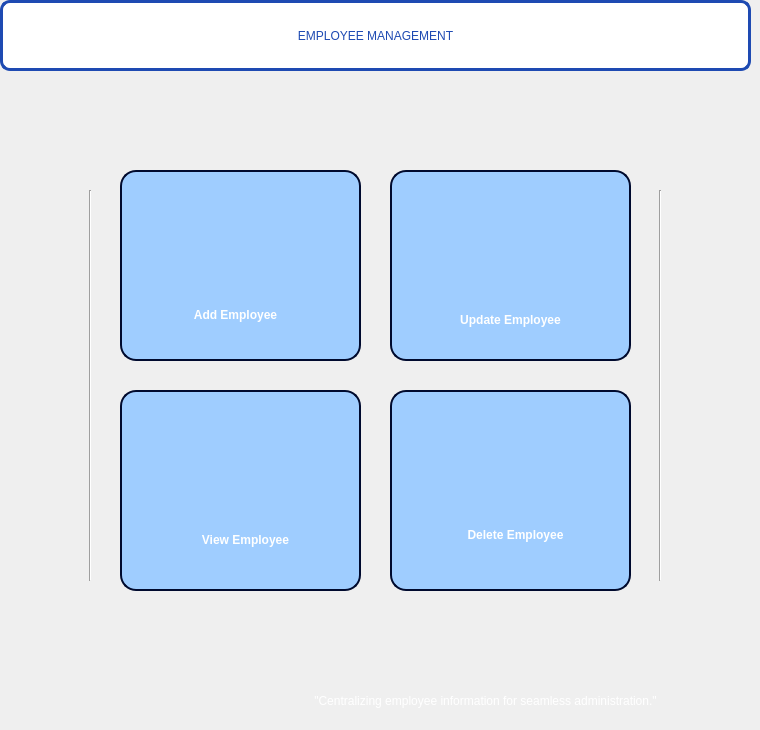
    <widget class="QWidget" name="pageManageEmp">
     <widget class="QFrame" name="frameAdd">
      <property name="geometry">
       <rect>
        <x>120</x>
        <y>170</y>
        <width>241</width>
        <height>191</height>
       </rect>
      </property>
      <property name="styleSheet">
       <string notr="true">border-radius: 16px;
color: rgb(255, 255, 255);
background-color: rgb(159, 205, 255);
border: 2px solid  rgb(0, 10, 46);
</string>
      </property>
      <property name="frameShape">
       <enum>QFrame::WinPanel</enum>
      </property>
      <property name="frameShadow">
       <enum>QFrame::Raised</enum>
      </property>
      <widget class="QLabel" name="label_8">
       <property name="geometry">
        <rect>
         <x>70</x>
         <y>30</y>
         <width>91</width>
         <height>71</height>
        </rect>
       </property>
       <property name="styleSheet">
        <string notr="true">border: none;
</string>
       </property>
       <property name="text">
        <string/>
       </property>
       <property name="pixmap">
        <pixmap>../../Downloads/staff (1).png</pixmap>
       </property>
       <property name="scaledContents">
        <bool>true</bool>
       </property>
      </widget>
      <widget class="QLabel" name="label_13">
       <property name="geometry">
        <rect>
         <x>30</x>
         <y>130</y>
         <width>171</width>
         <height>31</height>
        </rect>
       </property>
       <property name="styleSheet">
        <string notr="true">border: none;
font: 13pt &quot;Times New Roman&quot;;
color: rgb(255, 255, 255);</string>
       </property>
       <property name="text">
        <string>&lt;html&gt;&lt;head/&gt;&lt;body&gt;&lt;p align=&quot;center&quot;&gt;&lt;span style=&quot; font-weight:600;&quot;&gt;Add Employee&lt;/span&gt;&lt;/p&gt;&lt;/body&gt;&lt;/html&gt;</string>
       </property>
      </widget>
     </widget>
     <widget class="QFrame" name="frameUpdate">
      <property name="geometry">
       <rect>
        <x>390</x>
        <y>170</y>
        <width>241</width>
        <height>191</height>
       </rect>
      </property>
      <property name="styleSheet">
       <string notr="true">border-radius: 16px;
color: rgb(255, 255, 255);
background-color: rgb(159, 205, 255);
border: 2px solid  rgb(0, 10, 46);
</string>
      </property>
      <property name="frameShape">
       <enum>QFrame::WinPanel</enum>
      </property>
      <property name="frameShadow">
       <enum>QFrame::Raised</enum>
      </property>
      <widget class="QLabel" name="label_15">
       <property name="geometry">
        <rect>
         <x>30</x>
         <y>130</y>
         <width>181</width>
         <height>41</height>
        </rect>
       </property>
       <property name="styleSheet">
        <string notr="true">border: none;
font: 13pt &quot;Times New Roman&quot;;
color: rgb(255, 255, 255);</string>
       </property>
       <property name="text">
        <string>&lt;html&gt;&lt;head/&gt;&lt;body&gt;&lt;p align=&quot;center&quot;&gt;&lt;span style=&quot; font-weight:600;&quot;&gt;Update Employee&lt;/span&gt;&lt;/p&gt;&lt;/body&gt;&lt;/html&gt;</string>
       </property>
      </widget>
      <widget class="QLabel" name="label_12">
       <property name="geometry">
        <rect>
         <x>80</x>
         <y>30</y>
         <width>81</width>
         <height>71</height>
        </rect>
       </property>
       <property name="styleSheet">
        <string notr="true">border: none;</string>
       </property>
       <property name="text">
        <string/>
       </property>
       <property name="pixmap">
        <pixmap>../../Downloads/update-list.png</pixmap>
       </property>
       <property name="scaledContents">
        <bool>true</bool>
       </property>
      </widget>
     </widget>
     <widget class="QFrame" name="frameView">
      <property name="geometry">
       <rect>
        <x>120</x>
        <y>390</y>
        <width>241</width>
        <height>201</height>
       </rect>
      </property>
      <property name="styleSheet">
       <string notr="true">border-radius: 16px;
color: rgb(255, 255, 255);
background-color: rgb(159, 205, 255);
border: 2px solid  rgb(0, 10, 46);
</string>
      </property>
      <property name="frameShape">
       <enum>QFrame::WinPanel</enum>
      </property>
      <property name="frameShadow">
       <enum>QFrame::Raised</enum>
      </property>
      <widget class="QLabel" name="label_16">
       <property name="geometry">
        <rect>
         <x>40</x>
         <y>130</y>
         <width>171</width>
         <height>41</height>
        </rect>
       </property>
       <property name="styleSheet">
        <string notr="true">border: none;
font: 13pt &quot;Times New Roman&quot;;
color: rgb(255, 255, 255);</string>
       </property>
       <property name="text">
        <string>&lt;html&gt;&lt;head/&gt;&lt;body&gt;&lt;p align=&quot;center&quot;&gt;&lt;span style=&quot; font-weight:600;&quot;&gt;View Employee&lt;/span&gt;&lt;/p&gt;&lt;/body&gt;&lt;/html&gt;</string>
       </property>
      </widget>
      <widget class="QLabel" name="label_14">
       <property name="geometry">
        <rect>
         <x>90</x>
         <y>40</y>
         <width>71</width>
         <height>71</height>
        </rect>
       </property>
       <property name="styleSheet">
        <string notr="true">border: none;
</string>
       </property>
       <property name="text">
        <string/>
       </property>
       <property name="pixmap">
        <pixmap>../../Downloads/search.png</pixmap>
       </property>
       <property name="scaledContents">
        <bool>true</bool>
       </property>
      </widget>
     </widget>
     <widget class="QFrame" name="frameDelete">
      <property name="geometry">
       <rect>
        <x>390</x>
        <y>390</y>
        <width>241</width>
        <height>201</height>
       </rect>
      </property>
      <property name="styleSheet">
       <string notr="true">border-radius: 16px;
color: rgb(255, 255, 255);
background-color: rgb(159, 205, 255);
border: 2px solid  rgb(0, 10, 46);
</string>
      </property>
      <property name="frameShape">
       <enum>QFrame::WinPanel</enum>
      </property>
      <property name="frameShadow">
       <enum>QFrame::Raised</enum>
      </property>
      <widget class="QLabel" name="label_18">
       <property name="geometry">
        <rect>
         <x>40</x>
         <y>130</y>
         <width>171</width>
         <height>31</height>
        </rect>
       </property>
       <property name="styleSheet">
        <string notr="true">border: none;
font: 13pt &quot;Times New Roman&quot;;
color: rgb(255, 255, 255);</string>
       </property>
       <property name="text">
        <string>&lt;html&gt;&lt;head/&gt;&lt;body&gt;&lt;p align=&quot;center&quot;&gt;&lt;span style=&quot; font-weight:600;&quot;&gt;Delete Employee&lt;/span&gt;&lt;/p&gt;&lt;/body&gt;&lt;/html&gt;</string>
       </property>
      </widget>
      <widget class="QLabel" name="label_17">
       <property name="geometry">
        <rect>
         <x>80</x>
         <y>40</y>
         <width>71</width>
         <height>71</height>
        </rect>
       </property>
       <property name="styleSheet">
        <string notr="true">border: none;
</string>
       </property>
       <property name="text">
        <string/>
       </property>
       <property name="pixmap">
        <pixmap>../../Downloads/delete.png</pixmap>
       </property>
       <property name="scaledContents">
        <bool>true</bool>
       </property>
      </widget>
     </widget>
     <widget class="QLabel" name="l_title_3">
      <property name="geometry">
       <rect>
        <x>0</x>
        <y>0</y>
        <width>751</width>
        <height>71</height>
       </rect>
      </property>
      <property name="styleSheet">
       <string notr="true">color: rgb(30, 74, 178);
font: 25pt &quot;Arial Rounded MT Bold&quot;;
font: 25pt &quot;Times New Roman&quot;;
background-color: rgb(255, 255, 255);
border: 3px solid rgb(30, 74, 178);
border-radius: 10px;</string>
      </property>
      <property name="text">
       <string>EMPLOYEE MANAGEMENT</string>
      </property>
      <property name="alignment">
       <set>Qt::AlignCenter</set>
      </property>
     </widget>
     <widget class="Line" name="line">
      <property name="geometry">
       <rect>
        <x>80</x>
        <y>190</y>
        <width>20</width>
        <height>391</height>
       </rect>
      </property>
      <property name="styleSheet">
       <string notr="true">color: rgb(255, 255, 255);
background-color: none;</string>
      </property>
      <property name="orientation">
       <enum>Qt::Vertical</enum>
      </property>
     </widget>
     <widget class="Line" name="line_2">
      <property name="geometry">
       <rect>
        <x>650</x>
        <y>190</y>
        <width>20</width>
        <height>391</height>
       </rect>
      </property>
      <property name="styleSheet">
       <string notr="true">color: rgb(255, 255, 255);
background-color: none;</string>
      </property>
      <property name="orientation">
       <enum>Qt::Vertical</enum>
      </property>
     </widget>
     <widget class="QLabel" name="label_22">
      <property name="geometry">
       <rect>
        <x>230</x>
        <y>680</y>
        <width>511</width>
        <height>41</height>
       </rect>
      </property>
      <property name="styleSheet">
       <string notr="true">color:  rgb(255, 255, 255);
font: 75 italic 10pt &quot;Arial&quot;;</string>
      </property>
      <property name="text">
       <string>&quot;Centralizing employee information for seamless administration.&quot;</string>
      </property>
      <property name="alignment">
       <set>Qt::AlignCenter</set>
      </property>
     </widget>
    </widget>
